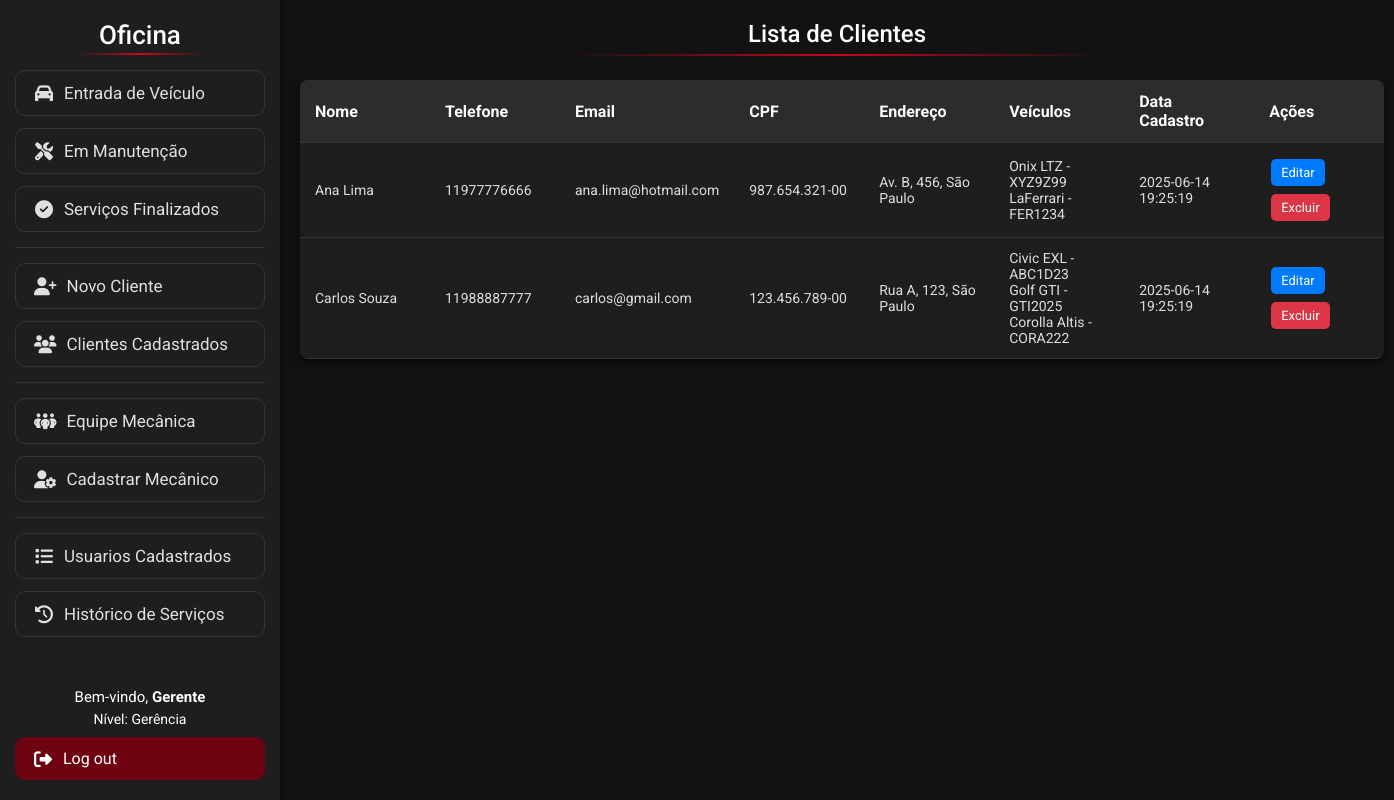
The app's page /Visao/ListarClientes.php (signed in) with its own data.
### tables this page shows
create table cliente (
idCliente int auto_increment primary key,
nome varchar(80) not null,
telefone varchar(80) not null,
email varchar(120) not null,
cpf varchar(20) not null unique,
endereco varchar(200) not null,
dataCadastro datetime default current_timestamp
);

create table carro (
idCarro int auto_increment primary key,
idCliente int,
modelo varchar(120) not null,
fabricante varchar(40) not null,
ano smallint not null check (ano >= 1886),
placa varchar(80) not null unique,
cor varchar(50) not null,
caracteristicas TEXT,
imagem VARCHAR(255),
status ENUM('Manutencao', 'Finalizado') DEFAULT 'Manutencao',
dataCadastro datetime default current_timestamp,

foreign key (idCliente) references cliente(idCliente)
);

### Modelo/DAO/ClassClienteDAO.php (called while the page is built, shortened)
<?php
class ClassClienteDAO
{
    public function listarClientes()
    {
        try {
            $pdo = Conexao::getInstance();
            $sql = "SELECT * FROM cliente ORDER BY (nome) ASC";
            $stmt = $pdo->prepare($sql);
            $stmt->execute();
            return $stmt->fetchAll(PDO::FETCH_ASSOC);
        } catch (PDOException $exc) {
            echo $exc->getMessage();
        }
    }
}

### Modelo/DAO/ClassCarroDAO.php (called while the page is built, shortened)
<?php
class ClassCarroDAO
{
    public function buscarCarroCliente($idCliente)
    {
        try {
            $pdo = Conexao::getInstance();
            $sql = "SELECT * FROM carro WHERE idCliente =:id";
            $stmt = $pdo->prepare($sql);
            $stmt->bindValue(':id', $idCliente);
            $stmt->execute();
            return $stmt->fetchAll(PDO::FETCH_ASSOC);
        } catch (PDOException $ex) {
            return $ex->getMessage();
        }
    }
}

### Visao/ListarClientes.php (the view, shortened to what this page needs)
<!DOCTYPE html>
<html lang="pt-BR">
<head>
    <link rel="stylesheet" href="css/lista.css">
</head>
<body>
    <?php
    include 'Menu.php';
    ?>
    <h1 class="titulo">Lista de Clientes</h1>
    <table class="tabela-clientes">
        <thead>
            <tr>
                <th>Nome</th>
                <th>Telefone</th>
                <th>Email</th>
                <th>CPF</th>
                <th>Endereço</th>
                <th>Veículos</th>
                <th>Data Cadastro</th>
                <th>Ações</th>
            </tr>
        </thead>
        <tbody>
            <?php
            require_once "../Modelo/DAO/ClassClienteDAO.php";
            require_once "../Modelo/DAO/ClassCarroDAO.php";
            $classClienteDAO = new ClassClienteDAO();
            $clientes = $classClienteDAO->listarClientes();
            $classCarroDAO = new ClassCarroDAO();
            foreach ($clientes as $cliente) {
                echo '<tr>';
                echo '<td>' . $cliente['nome'] . '</td>';
                echo '<td>' . $cliente['telefone'] . '</td>';
                echo '<td>' . $cliente['email'] . '</td>';
                echo '<td>' . $cliente['cpf'] . '</td>';
                echo '<td>' . $cliente['endereco'] . '</td>';
                $carrosCliente = $classCarroDAO->buscarCarroCliente($cliente['idCliente']);
                echo '<td>';
                if ($carrosCliente) {
                    foreach ($carrosCliente as $carro) {
                        echo $carro['modelo'] . ' - ' . $carro['placa'] . '<br>';
                    }
                } else {
                    echo 'Nenhum veículo cadastrado';
                }
                echo '</td>';
                echo '<td>' . $cliente['dataCadastro'] . '</td>';
                echo '<td>
                    <a href="AlterarCliente.php?idex=' . $cliente['idCliente'] . '"class="btn btn-editar">Editar</a>
                    <a href="../Controle/ControleCliente.php?ACAO=deletarCliente&idex=' . $cliente['idCliente'] . '" class="btn btn-excluir" onclick="return confirm(\'Tem certeza que deseja excluir este cliente?\')">Excluir</a>
                    </td>';
                echo '</tr>';
            }
            ?>
        </tbody>
    </table>
</body>
</html>

### Visao/css/lista.css (style rules this page uses)
* { box-sizing: border-box; font-family: 'Roboto', sans-serif; margin: 0; padding: 0; }
body { background-color: #121212; color: #e0e0e0; padding: 20px; margin-left: 280px; }
.titulo { color: white; margin-bottom: 1.5rem; font-weight: 500; font-size: 24px; text-align: center; position: relative; padding-bottom: 0.5rem; }
.titulo::after { content: ''; position: absolute; bottom: 0; left: 25%; width: 50%; height: 2px; background: linear-gradient(90deg, transparent, #ff0022c4, transparent); }
.tabela-clientes { width: 100%; min-width: 600px; border-collapse: collapse; background-color: #1e1e1e; border-radius: 8px; overflow: hidden; box-shadow: 0 4px 10px rgba(0, 0, 0, 0.5); }
.tabela-clientes th, .tabela-clientes td { padding: 12px 15px; text-align: left; border-bottom: 1px solid #333; word-wrap: break-word; }
.tabela-clientes th { background-color: #2c2c2c; color: #ffffff; }
.tabela-clientes td { color: #dddddd; font-size: 14px; min-width: 130px; }
.btn { padding: 6px 10px; border: none; border-radius: 5px; cursor: pointer; font-size: 13px; margin: 4px 2px; display: inline-block; white-space: nowrap; text-align: center; }
.btn-editar { background-color: #007bff; color: white; text-decoration: none; }
.btn-excluir { background-color: #dc3545; color: white; text-decoration: none; }

### records on screen
cliente: nome "Ana Lima", telefone "11977776666", email "ana.lima@hotmail.com", cpf "987.654.321-00", endereco "Av. B, 456, São Paulo", dataCadastro "2025-06-14 19:25:19"
carro: modelo "Onix LTZ", placa "XYZ9Z99"
carro: modelo "LaFerrari", placa "FER1234"
cliente: nome "Carlos Souza", telefone "11988887777", email "carlos@gmail.com", cpf "123.456.789-00", endereco "Rua A, 123, São Paulo", dataCadastro "2025-06-14 19:25:19"
carro: modelo "Civic EXL", placa "ABC1D23"
carro: modelo "Golf GTI", placa "GTI2025"
carro: modelo "Corolla Altis", placa "CORA222"

### other values on screen
$_SESSION['login'] "Gerente"
